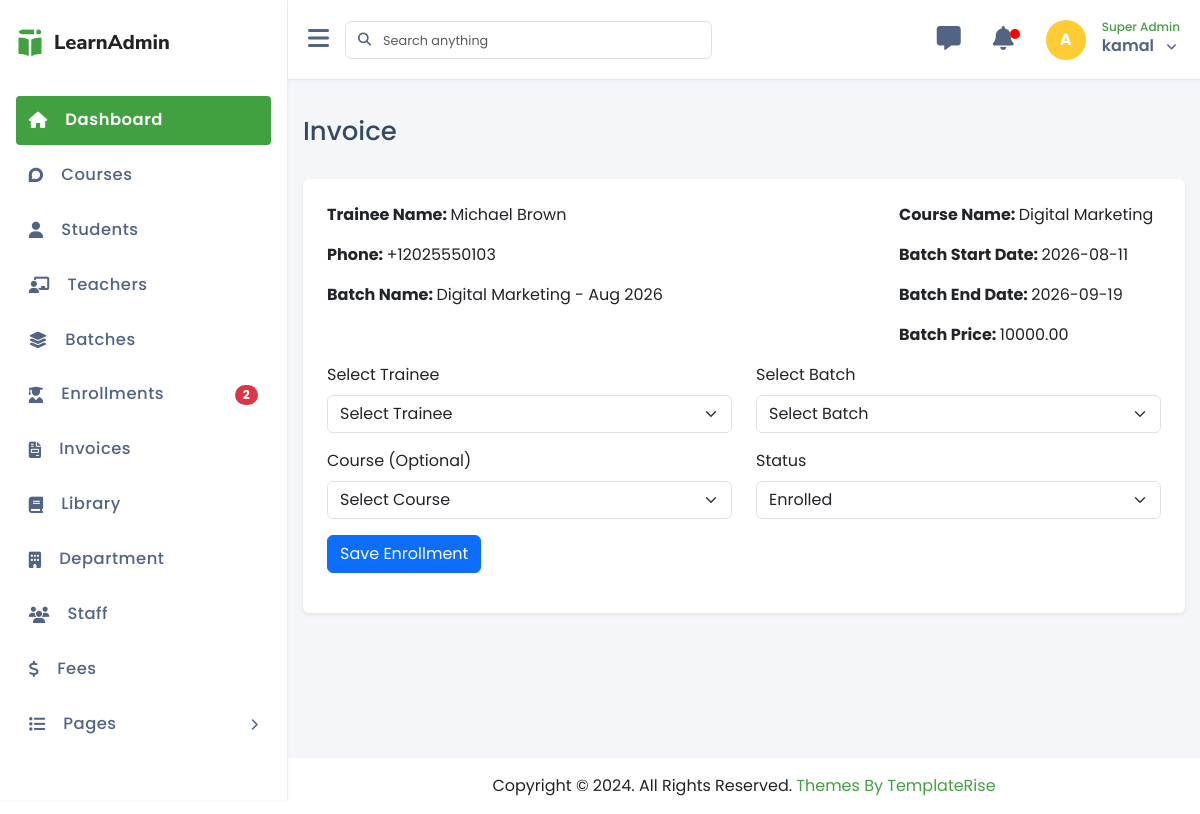
The page /enrollments/invoice.php?id=1 (signed in) on the database as committed earlier.
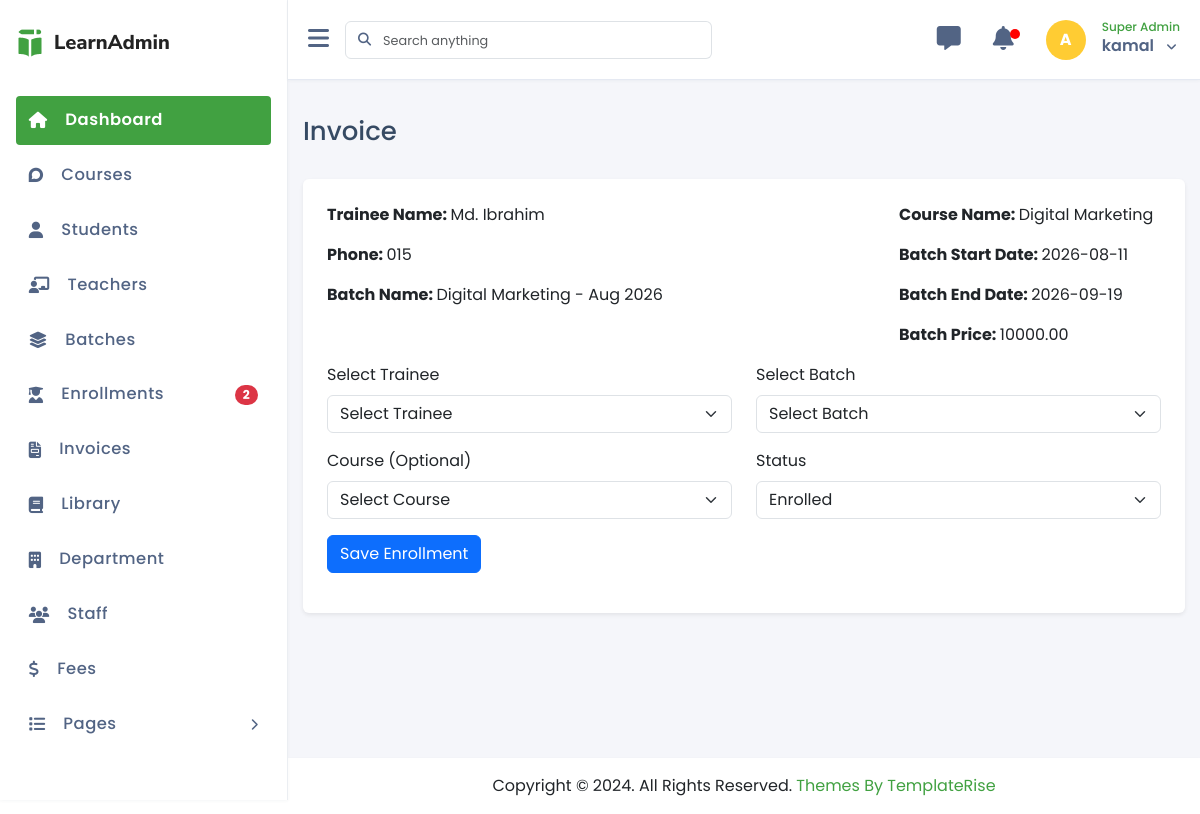
The same page on the database as committed later.
### tables this page shows
CREATE TABLE `enrollments` (
  `id` int(11) NOT NULL,
  `trainee_id` int(10) NOT NULL,
  `batch_id` int(10) NOT NULL,
  `invoice_id` int(10) DEFAULT NULL,
  `course_id` int(10) NOT NULL,
  `enrollment_date` date NOT NULL,
  `status` int(11) NOT NULL DEFAULT 0 COMMENT '0 = Enrolled, 1 = Completed, 2 = Dropped',
  `created_at` timestamp NOT NULL DEFAULT current_timestamp(),
  `updated_at` timestamp NOT NULL DEFAULT current_timestamp() ON UPDATE current_timestamp(),
  `created_by` int(11) DEFAULT NULL,
  `updated_by` int(11) DEFAULT NULL,
  `deleted_at` timestamp NULL DEFAULT NULL
);

CREATE TABLE `trainees` (
  `id` int(11) NOT NULL,
  `gender` tinyint(4) NOT NULL COMMENT '1 = Male, 2 = Female, 3 = Other',
  `dob` date DEFAULT NULL,
  `address` text DEFAULT NULL,
  `education` varchar(100) DEFAULT NULL,
  `registration_date` date DEFAULT NULL,
  `full_name` varchar(100) NOT NULL,
  `email` varchar(100) NOT NULL,
  `phone` varchar(20) DEFAULT NULL,
  `password` varchar(255) NOT NULL,
  `image` varchar(255) DEFAULT NULL,
  `status` int(11) DEFAULT 1,
  `created_at` timestamp NULL DEFAULT current_timestamp(),
  `updated_at` timestamp NULL DEFAULT NULL,
  `deleted_at` datetime DEFAULT NULL,
  `created_by` int(11) DEFAULT NULL,
  `updated_by` int(11) DEFAULT NULL
);

CREATE TABLE `batches` (
  `id` int(10) NOT NULL,
  `course_id` int(10) NOT NULL,
  `trainer_id` int(10) NOT NULL,
  `Start_date` date NOT NULL,
  `End_date` date NOT NULL,
  `Price` decimal(10,2) NOT NULL DEFAULT 0.00,
  `Discount` decimal(10,2) NOT NULL DEFAULT 0.00,
  `Discount_type` tinyint(4) NOT NULL DEFAULT 1 COMMENT '1= Fixed,2 = Percentage',
  `start_time` time NOT NULL,
  `end_time` time NOT NULL,
  `room` varchar(50) DEFAULT NULL,
  `created_at` timestamp NOT NULL DEFAULT current_timestamp(),
  `updated_at` timestamp NOT NULL DEFAULT current_timestamp() ON UPDATE current_timestamp(),
  `created_by` int(10) UNSIGNED DEFAULT NULL,
  `updated_by` int(10) UNSIGNED DEFAULT NULL,
  `deleted_at` timestamp NULL DEFAULT NULL,
  `batch_name` varchar(100) NOT NULL,
  `total_seats` int(11) NOT NULL DEFAULT 0,
  `status` tinyint(4) NOT NULL DEFAULT 0 COMMENT '0 = Upcoming, 1 = Running, 2 = Completed'
);

CREATE TABLE `courses` (
  `id` int(11) NOT NULL,
  `course_name` varchar(100) NOT NULL,
  `category` text DEFAULT NULL,
  `duration` varchar(50) DEFAULT NULL,
  `fee` decimal(10,2) DEFAULT 0.00,
  `trainer_id` int(11) DEFAULT NULL,
  `start_date` date DEFAULT NULL,
  `end_date` date DEFAULT NULL,
  `status` int(11) NOT NULL DEFAULT 2 COMMENT '0 = Running, 1 = Completed, 2 = Upcoming',
  `description` longtext NOT NULL,
  `image` varchar(255) NOT NULL,
  `created_at` timestamp NOT NULL DEFAULT current_timestamp(),
  `updated_at` timestamp NOT NULL DEFAULT current_timestamp() ON UPDATE current_timestamp(),
  `deleted_at` timestamp NULL DEFAULT NULL,
  `created_by` int(11) DEFAULT NULL,
  `updated_by` int(11) DEFAULT NULL
);

### component/connection.php (called while the page is built, shortened)
<?php
    $base_url = "http://localhost/technova_training_institute/";
    require_once  ($_SERVER['DOCUMENT_ROOT'] . "/technova_training_institute/crud/crud_class.php");
    $crud = new crud_class();
?>

### crud/crud_class.php (called while the page is built, shortened)
<?php
class crud_class{
    private $host = "localhost";
    private $username = "root";
    private $password = "";
    private $database = "technova_training_institute";
    public $conn;
    public function __construct(){
        $this->conn = new mysqli($this->host, $this->username, $this->password, $this->database);
    }
    public function common_query($sql,$limit = "",$offset = ""){
        $result=[
            "status"=>false,
            "data"=>[],
            "message"=>""
        ];
        $table = $this->getMainTable($sql);
        if(stripos($sql, 'WHERE') !== false){
            if(stripos($sql, 'deleted_at') === false){
                $sql .= " AND $table.deleted_at IS NULL";
            }
        }else{
            $sql .= " WHERE $table.deleted_at IS NULL";
        }
        $rs = $this->conn->query($sql);
        if($rs->num_rows > 0){
            $result["status"] = true;
            $result["message"] = "Records found";
            while($row = $rs->fetch_object()){
                $result["data"][] = $row;
            }
            return $result;
        } else {
            $result["message"] = "No records found";
            return $result;
        }
    }
    function getMainTable($sql)
    {
        $level = 0;
        $length = strlen($sql);
        for ($i = 0; $i < $length; $i++) {
            if ($sql[$i] == '(') {
                $level++;
            } elseif ($sql[$i] == ')') {
                $level--;
            }
            if ($level == 0 && strtoupper(substr($sql, $i, 5)) == 'FROM ') {
                $rest = trim(substr($sql, $i + 5));
                if (preg_match('/^`?([a-zA-Z0-9_]+)`?/i', $rest, $matches)) {
                    return $matches[1];
                }
            }
        }
        return "";
    }
}

### enrollments/invoice.php (the view, shortened to what the changed rows need)
<?php require_once "../component/header.php"; ?>
<?php require_once "../component/sidebar.php"; ?>
<div class="main-content">
    <div class="mt-4">
        <div class="card shadow-sm border-0">
            <div class="card-body p-0">
                <form action="<?= $base_url; ?>invoices/store.php" method="POST" class="p-4">
                    <?php
                    if (isset($_GET['id'])) {
                        $enrollment_id = $_GET['id'];
                        $enrollment = $crud->common_query("SELECT enrollments.*, batches.Start_date, batches.End_date, batches.Price, batches.batch_name, trainees.full_name, trainees.phone, courses.course_name FROM `enrollments` JOIN batches on batches.id=enrollments.batch_id JOIN courses on courses.id=enrollments.course_id join trainees on trainees.id=enrollments.trainee_id WHERE enrollments.id = '$enrollment_id'");
                        if ($enrollment['status'] && !empty($enrollment['data'])) {
                            $enrollment_data = $enrollment['data'][0];
                        } else {
                            echo "<div class='alert alert-danger'>Enrollment not found.</div>";
                            exit;
                        }
                    } else {
                        echo "<div class='alert alert-danger'>No enrollment ID provided.</div>";
                        exit;
                    }
                    ?>
                    <div class="row">
                        <div class="col-sm-8">
                            <div class="mb-3">
                                <b>Trainee Name: </b> <?= $enrollment_data->full_name ?>
                            </div>
                            <div class="mb-3">
                                <b>Phone: </b> <?= $enrollment_data->phone ?>
                            </div>
                            <div class="mb-3">
                                <b>Batch Name: </b> <?= $enrollment_data->batch_name ?>
                            </div>
                        </div>
                        <div class="col-sm-4">
                            <div class="mb-3">
                                <b>Course Name: </b> <?= $enrollment_data->course_name ?>
                            </div>
                            <div class="mb-3">
                                <b>Batch Start Date: </b> <?= $enrollment_data->Start_date ?>
                            </div>
                            <div class="mb-3">
                                <b>Batch End Date: </b> <?= $enrollment_data->End_date ?>
                            </div>
                            <div class="mb-3">
                                <b>Batch Price: </b> <?= $enrollment_data->Price ?>
                            </div>
                        </div>
                    </div>
                </form>
            </div>
        </div>
    </div>
</div>
<?php require_once "../component/footer.php" ?>

Rows that differ between the two databases and show on the page:
changed enrollments "Digital Marketing": trainee.full_name "Michael Brown" → "Md. Ibrahim"; trainee.phone "+12025550103" → "015"
